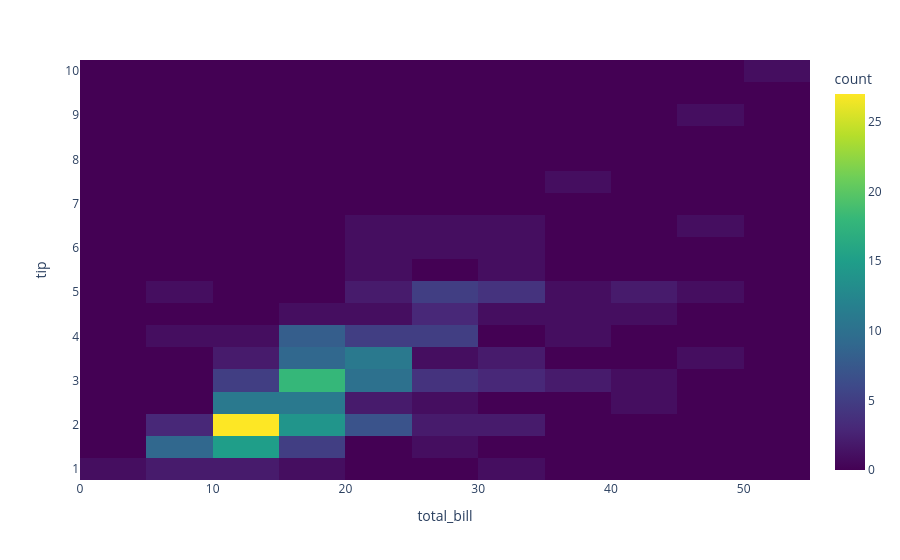

The code cell stored with this chart in its notebook:
### Markdown cell above
The number of bins can be controlled with nbinsx and nbinsy and the color scale with color_continuous_scale.

### Code cell
df = px.data.tips()

fig = px.density_heatmap(df, x="total_bill", y="tip", nbinsx=20, nbinsy=20, color_continuous_scale="Viridis")
fig.show()

### Figure 1 — Plotly figure (JSON) as saved in the notebook; plotly's stock layout.template omitted (floating-point values rounded to 4 significant figures; data arrays with more than 128 entries replaced by an {"elided": "..."} marker saying what was removed)
{"data": [{"coloraxis": "coloraxis", "hovertemplate": "total_bill=%{x}<br>tip=%{y}<br>count=%{z}<extra></extra>", "name": "", "nbinsx": 20, "nbinsy": 20, "type": "histogram2d", "x": {"elided": "244 float values"}, "xaxis": "x", "xbingroup": "x", "y": {"elided": "244 float values"}, "yaxis": "y", "ybingroup": "y"}], "layout": {"coloraxis": {"colorbar": {"title": {"text": "count"}}, "colorscale": [[0, "#440154"], [0.1111, "#482878"], [0.2222, "#3e4989"], [0.3333, "#31688e"], [0.4444, "#26828e"], [0.5556, "#1f9e89"], [0.6667, "#35b779"], [0.7778, "#6ece58"], [0.8889, "#b5de2b"], [1, "#fde725"]]}, "legend": {"tracegroupgap": 0}, "margin": {"t": 60}, "xaxis": {"anchor": "y", "domain": [0, 1], "title": {"text": "total_bill"}}, "yaxis": {"anchor": "x", "domain": [0, 1], "title": {"text": "tip"}}}}
